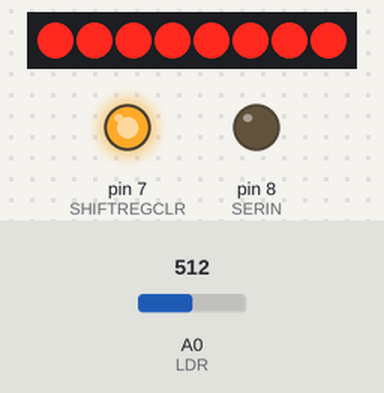
This sketch was run on a simulated Arduino Uno, built with avr-gcc and run on an emulated ATmega328P. Parts: 8 shift-register outputs drawn as a row of LEDs (first output left, lit = HIGH), output pins drawn as LEDs (lit = HIGH). Wiring (inferred from the names in the program): shift register (74HC595): data pin 3; shift clock pin 5. Wiring (inferred from the signals the program sends): row of LEDs: on Q0, Q1, Q2, Q3, Q4, Q5, Q6, Q7. The inputs (shaded band) are chosen by the test bench; at power-on: A0 (LDR) = 512. Pins used as bus, display or sensor lines are not drawn.

Above: at 1.74 s.
Timing chart, 0 to 40.0 s (numbered marks = the images above):
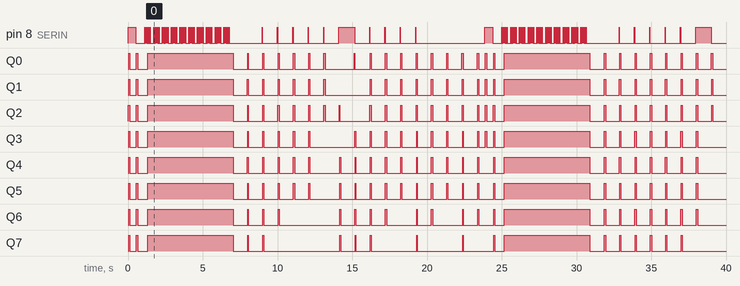

The sketch:

LEDSign24.1N.ino
```cpp
#include "NANOReklame.h"

NANOReklame reklame;

void setup() {
  reklame.init();  // Reklame initialisieren
}

void loop() {
  reklame.defaultDiming(); // Diming der Ausgänge abhängig von Umgebungslicht einstellen

  // mache alle LEDs an
  reklame.allOn();
  delay(500);

  // mache alle LEDs aus
  reklame.allOff();
  delay(500);

  for(int j=0; j<10; j++) {
    // mache LED 1 bis LED 8 schnell an
    for(int i=0; i<8; i++) {
      reklame.on(i);
      delay(10);
    }

    // mache LED 8 bis LED 1 schnell aus
    for(int i=7; i>=0; i--) {
      reklame.off(i);
      delay(10);
    }
  }

  // mache LED 1 bis LED 8 langsam an
  for(int i=0; i<8; i++) {
    reklame.on(i);
    delay(1000);
  }

  // mache LED 8 bis LED 1 langsam aus
  for(int i=7; i>=0; i--) {
    reklame.off(i);
    delay(1000);
  }

   // mache alle LEDs aus
  reklame.allOff();
  delay(500);
}
```

NANOReklame.cpp
```cpp
#include "NANOReklame.h"

NANOReklame* NANOReklame::TheReklame=NULL;

ISR(TIMER2_OVF_vect) {
  if(!NANOReklame::TheReklame) return;
  NANOReklame::TheReklame->onPWM();
}

NANOReklame::NANOReklame() {
  TheReklame=this;
}

void NANOReklame::init() {
  pinMode(ENABLEOUTPUT, OUTPUT);
  pinMode(SHIFTREGCLR, OUTPUT);
  pinMode(SERIN, OUTPUT);
  pinMode(SHIFTREGCLK, OUTPUT);
  pinMode(REGCLK, OUTPUT);
  pinMode(BUTTON, INPUT);

  digitalWrite(ENABLEOUTPUT, HIGH); // active low!
  digitalWrite(SHIFTREGCLR, HIGH); // active low!

  cli();//stop all interrupts

  TCCR2A = 0; // Normaler Modus
  TCCR2B = (1 << CS10); // System clock

  TCNT2  = 0; // initialisierungswert

  TIMSK2 |= (1 << TOIE2);  // interrupt timer overflow

  sei();//allow interrupts

  anasum = 5*analogRead(LDR);
}

void NANOReklame::onPWM() {
  this->cnt++;  // überlauf bei 255
  if(this->cnt < this->duty)
    digitalWrite(ENABLEOUTPUT, LOW);
  else
    digitalWrite(ENABLEOUTPUT, HIGH);
}

void NANOReklame::unsetAll() {
  this->value = 0;
}

void NANOReklame::setAll() {
  this->value=0xFF;
}

void NANOReklame::allOn() {
  this->setAll();
  this->commit();
}

void NANOReklame::allOff() {
  this->unsetAll();
  this->commit();
}

void NANOReklame::on(int index) {
  this->set(index);
  this->commit();
}

void NANOReklame::off(int index) {
  this->unset(index);
  this->commit();
}

void NANOReklame::set(int index) {
  if(index>=0 && index<8)
    this->value |= (1 << index);
}

void NANOReklame::unset(int index) {
  if(index>=0 && index<8)
    this->value &= ~(1 << index);
}

void NANOReklame::commit() {
  byte temp = reorderBits(this->value);
  const byte del=1;

  for(int i=0; i<8; i++) {
    digitalWrite(SERIN, (temp>>i) & 0x01); // Lege Pegel des jeweiligen Bits an Eingang
    delay(del);
    // aktiviere Schiebeaktion
    digitalWrite(SHIFTREGCLK, HIGH);
    delay(del);
    digitalWrite(SHIFTREGCLK, LOW);
    delay(del);
  }
  // schalte Ausgang aus -  führt zum blinken
  // digitalWrite(ENABLEOUTPUT, HIGH); // active low!
  // Übertrage Schiebregisterinhalt an Ausgangsregister
  digitalWrite(REGCLK, HIGH);
  delay(del);
  digitalWrite(REGCLK, LOW);
  // schalte Ausgang ein
  delay(del);
  digitalWrite(ENABLEOUTPUT, LOW); // active low!
}

byte NANOReklame::getLDRValue() {
  int anaval = anasum/5;
  anasum += analogRead(LDR)-anaval; // gleitender Mittelwert über 5 Werte
  return anaval;
}

void NANOReklame::defaultDiming() {
  // je heller -> kleinerer LDR Widerstand -> geringerer Digitalwert (gut nutzbarer Bereich ca. 120-180)
  byte a=this->getLDRValue();
  float f=0;
  if(a<20)
    f=0;
  else if(a>230)
    f=1;
  else
    f = (float)(a-20)/(230-20);

  this->duty = (1.f-f)*(255-30)+30;
}
```

NANOReklame.h
```cpp
#include "arduino.h"

#define D_ENABLEOUTPUT 5
#define D_SHIFTREGCLR 7
#define D_SERIN 8
#define D_SHIFTREGCLK 3
#define D_REGCLK 2
#define D_BUTTON 11
#define D_LDR A0

inline int reorderBits(int value) {
  return value;
}

class NANOReklame {
  const int ENABLEOUTPUT = D_ENABLEOUTPUT;
  const int SHIFTREGCLR = D_SHIFTREGCLR;
  const int SERIN = D_SERIN;
  const int SHIFTREGCLK = D_SHIFTREGCLK;
  const int REGCLK = D_REGCLK;
  const int BUTTON = D_BUTTON;
  const int LDR = D_LDR;
  byte value;
  byte cnt=0;
  unsigned int anasum=0;
public:
  byte duty=255;
  static NANOReklame* TheReklame;
  void onPWM();

public:
  NANOReklame();
  void init();

  // Setzen von Werten ohne Übertragung an den Ausgang
  void unsetAll();
  void setAll();
  void set(int index);
  void unset(int index);

  // Übertragen des Werts an den Ausgang
  void commit();

  // direktes Setzen von Werten
  void allOn();
  void allOff();

  void on(int index);
  void off(int index);

  void defaultDiming();
  byte getLDRValue();
};
```
